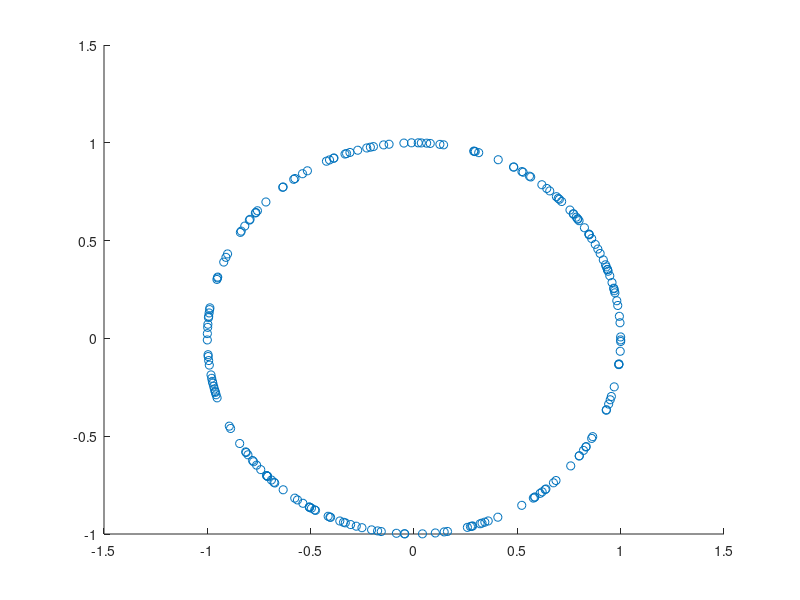

Here is the MATLAB script that generated this plot: (Note: this script raises an error after producing the figure.)
% generate data
rng(100)
num = 200;
t = unifrnd(0,2*pi,[1 num]);
n1 = normrnd(0,0.0001,[1,num]);
rng(200)
n2 = normrnd(0,0.0001,[1,num]);
x = sin(t)+n1;
y = cos(t)+n2;

figure
scatter(x,y)

% generate gaussian kernel matrices K & L
sigma = 2;
K = ones(num,num);
for i=1:num
    for j=(i+1):num
        K(i,j) = kernel(x(i),x(j),sigma);
        K(j,i) = K(i,j);
    end
end
L = ones(num,num);
for i=1:num
    for j=(i+1):num
        L(i,j) = kernel(y(i),y(j),sigma);
        L(j,i) = L(i,j);
    end
end

% incomplete cholesky to K
j = 0;
R = zeros(num,num);
d = diag(K);
[a,I(j+1)] = max(d);
eta = 0.000001;
while a > eta
    j = j + 1;
    nu(j) = sqrt(a);
    for i = 1:num
        R(j,i) = (K(I(j),i) - R(:,i)'*R(:,I(j)))/nu(j);
        d(i) = d(i) - R(j,i)^2;
    end
    [a,I(j+1)] = max(d);
end
T = j;
R = R(1:T,:);

% incomplete cholesky to L
j = 0;
Q = zeros(num,num);
d = diag(L);
[b,I(j+1)] = max(d);
eta = 0.000001;
while b > eta
    j = j + 1;
    nu(j) = sqrt(b);
    for i = 1:num
        Q(j,i) = (L(I(j),i) - Q(:,i)'*Q(:,I(j)))/nu(j);
        d(i) = d(i) - Q(j,i)^2;
    end
    [b,I(j+1)] = max(d);
end
T = j;
Q = Q(1:T,:);

% solve COCO, alpha, beta
K_tilde = R'*R;
L_tilde = Q'*Q;
A = zeros(num*2,num*2);
A(1:num,(num+1):end) = 1/num * K_tilde * L_tilde;
A((num+1):end,1:num) = 1/num * L_tilde * K_tilde;
B = blkdiag(K_tilde,L_tilde);
C = B\A;
[V,D] = eig(C); 
[~,col] = find(D==max(max(D)));
eigvec = reshape(V(:,col),[1,num*2]);
alpha = eigvec(1:num);
beta = eigvec((num+1):end);
disp("coco value is")
disp(max(max(D)))

% generate test data 
rng(345)
t = unifrnd(0,2*pi,[1 num]);
n1 = normrnd(0,0.0001,[1,num]);
rng(456)
n2 = normrnd(0,0.0001,[1,num]);
x_test = sin(t)+n1;
y_test = cos(t)+n2;

% apply witness function to test data
f = zeros(1,num);
g = zeros(1,num);
for n=1:num
    fn=0;
    gn=0;
    for i=1:num
        totalf=0;
        totalg=0;
        for j=1:num
            totalf = totalf + kernel(x(j),x_test(n),sigma);
            totalg = totalg + kernel(y(j),y_test(n),sigma);
        end
        meanf = totalf/num;
        meang = totalg/num;
        fn = fn + alpha(i)*(kernel(x(i),x_test(n),sigma)-meanf);
        gn = gn + beta(i)*(kernel(y(i),y_test(n),sigma)-meang);
    end
    f(n) = fn;
    g(n) = gn;
end

% correlation
corr = corrcoef(f,g);

% plot witness functions
figure
scatter(x_test,f); xlabel("x");ylabel("f(x)")
figure
scatter(y_test,g); xlabel("y");ylabel("g(y)")
figure
scatter(f,g); xlabel("f(x)");ylabel("g(y)");title(["correlation: ",corr(2)])

% kernel function
function k = kernel(x1,x2,sigma)
    k = exp(-norm(x1-x2)^2/(2*sigma^2));
end

